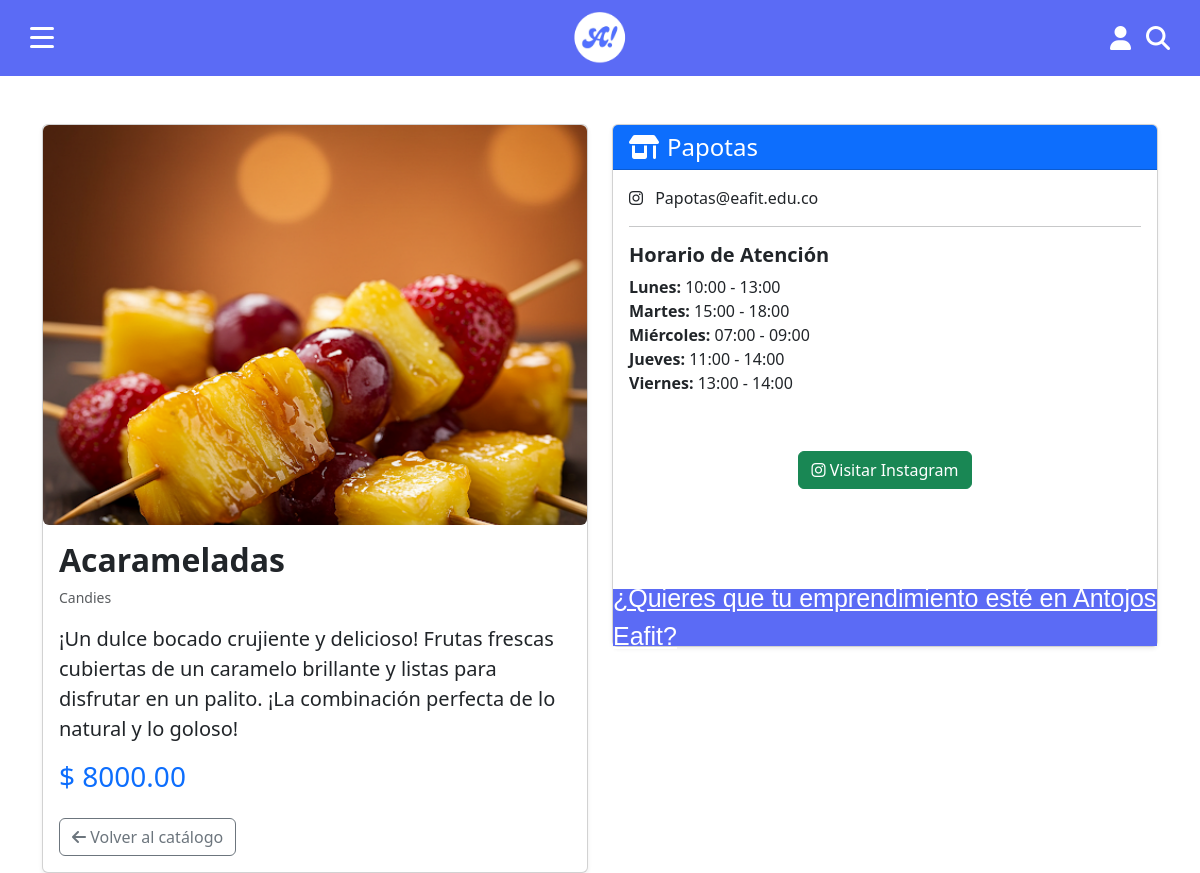
Screenshot of /product/19/ with the database file from the repository.
### RegistroEmprendedores/models.py (models this page shows, shortened)
class Product(models.Model):
    entrepreneur = models.ForeignKey(Entrepreneur, on_delete=models.CASCADE, related_name='products')
    name = models.CharField(max_length=255)
    price = models.DecimalField(max_digits=10, decimal_places=2)
    category = models.CharField(max_length=100)
    description = models.TextField()
    image = models.ImageField(upload_to='products/images/')

class Entrepreneur(models.Model):
    user = models.ForeignKey(settings.AUTH_USER_MODEL, on_delete=models.CASCADE, default=1)  # Replace 1 with a valid user ID
    business_name = models.CharField(max_length=255)  # Removed duplicate field
    location = models.CharField(max_length=255, blank=True, null=True)
    description = models.TextField(blank=True, null=True)
    lunes_inicio = models.TimeField(blank=True, null=True)
    lunes_fin = models.TimeField(blank=True, null=True)
    martes_inicio = models.TimeField(blank=True, null=True)
    martes_fin = models.TimeField(blank=True, null=True)
    miercoles_inicio = models.TimeField(blank=True, null=True)
    miercoles_fin = models.TimeField(blank=True, null=True)
    jueves_inicio = models.TimeField(blank=True, null=True)
    jueves_fin = models.TimeField(blank=True, null=True)
    viernes_inicio = models.TimeField(blank=True, null=True)
    viernes_fin = models.TimeField(blank=True, null=True)
    contact_info = models.CharField(max_length=255, blank=True, null=True)
    logo = models.ImageField(upload_to='logos/', blank=True, null=True)

### negocios/views.py (the view)
# urls.py: path('product/<int:pk>/', views.product_detail, name='product_detail'),
def product_detail(request, pk):
    product = get_object_or_404(Product.objects.select_related('entrepreneur'), pk=pk)
    return render(request, 'product_detail.html', {'product': product})

### negocios/templates/product_detail.html (shortened to what this page needs)
{% load static %}
<!DOCTYPE html>
<html lang="es">
<head>
  <link href="https://cdn.jsdelivr.net/npm/bootstrap@5.3.0/dist/css/bootstrap.min.css"
        rel="stylesheet">
  <link rel="stylesheet" type="text/css" href="{% static 'cuentas/css/style.css' %}">
  <link rel="stylesheet" href="{% static 'negocios/css/carrusel.css' %}">
  <link rel="stylesheet"
        href="https://cdnjs.cloudflare.com/ajax/libs/font-awesome/6.4.2/css/all.min.css">
</head>
<body>
  <div class="top-bar">
    <div class="contenedor-izquierda">
      <div class="icono-menu" id="icono-menu">
        <div class="linea"></div><div class="linea"></div><div class="linea"></div>
      </div>
    </div>
    <img src="{% static 'cuentas/img/logo.png' %}" alt="Logo" class="logo">
    <div class="iconos-derecha">
      <i id="icono-usuario" class="fa-solid fa-user"></i>
      <i class="fa-solid fa-magnifying-glass"></i>
    </div>
  </div>
  <div class="container mt-5">
    <div class="row g-4">
      <div class="col-lg-6">
        <div class="card shadow-sm">
          {% if product.image %}
            <img src="{{ product.image.url }}"
                 alt="{{ product.name }}"
                 class="card-img-top rounded"
                 style="max-height: 400px; object-fit: cover;">
          {% else %}
            <img src="{% static 'media/products/images/default-product.png' %}"
                 alt="Sin imagen"
                 class="card-img-top rounded"
                 style="max-height: 400px; object-fit: cover;">
          {% endif %}
          <div class="card-body">
            <h2 class="card-title fw-bold">{{ product.name }}</h2>
            <p class="text-muted small">{{ product.category }}</p>
            <p class="card-text lead">{{ product.description }}</p>
            <h3 class="text-primary">$ {{ product.price }}</h3>
            <a href="{% url 'catalogo' %}" class="btn btn-outline-secondary mt-3">
              <i class="fa-solid fa-arrow-left"></i> Volver al catálogo
            </a>
          </div>
        </div>
      </div>
      <div class="col-lg-6">
        <div class="card shadow-sm">
          <div class="card-header bg-primary text-white">
            <h4 class="mb-0">
              <i class="fa-solid fa-shop me-2"></i>{{ product.entrepreneur.business_name }}
            </h4>
          </div>
          <div class="card-body">
             <p><i class="fa-brands fa-instagram me-2"></i>
                {{ product.entrepreneur.contact_info|default:"Sin contacto"}}
             </p>
              <hr>
              <h5 class="fw-semibold">Horario de Atención</h5>
              <ul class="list-unstyled">
                <li>
                  <strong>Lunes:</strong>
                  {{ product.entrepreneur.lunes_inicio|time:"H:i" }} -
                  {{ product.entrepreneur.lunes_fin|time:"H:i" }}
                </li>
                <li>
                  <strong>Martes:</strong>
                  {{ product.entrepreneur.martes_inicio|time:"H:i" }} -
                  {{ product.entrepreneur.martes_fin|time:"H:i" }}
                </li>
                <li>
                  <strong>Miércoles:</strong>
                  {{ product.entrepreneur.miercoles_inicio|time:"H:i" }} -
                  {{ product.entrepreneur.miercoles_fin|time:"H:i" }}
                </li>
                <li>
                  <strong>Jueves:</strong>
                  {{ product.entrepreneur.jueves_inicio|time:"H:i" }} -
                  {{ product.entrepreneur.jueves_fin|time:"H:i" }}
                </li>
                <li>
                  <strong>Viernes:</strong>
                  {{ product.entrepreneur.viernes_inicio|time:"H:i" }} -
                  {{ product.entrepreneur.viernes_fin|time:"H:i" }}
                </li>
              </ul>
            </div>
            <div class="mt-4 text-center">
            <a href="{{ product.entrepreneur.contact_info }}" target="_blank" class="btn btn-success">
            <i class="fa-brands fa-instagram"></i> Visitar Instagram
            </a>
          </div>
  <a class="bottom-bar" href="{% url 'guia_emprendedor' %}">
    ¿Quieres que tu emprendimiento esté en Antojos Eafit?
  </a>
</body>
</html>

### cuentas/static/cuentas/css/style.css (style rules this page uses)
body { margin: 0; padding: 0; }
.top-bar { width: 100%; height: 2cm; background-color: #5B6BF5; top: 0; left: 0; z-index: 1000; display: flex; justify-content: space-between; align-items: center; position: relative; padding: 0 30px; box-sizing: border-box; }
.logo { max-height: 80%; max-width: 150px; position: absolute; left: 50%; transform: translateX(-50%); }
.contenedor-izquierda { position: relative; display: flex; align-items: center; height: 100%; }
.icono-menu { display: flex; flex-direction: column; justify-content: space-between; height: 21px; width: 24px; cursor: pointer; z-index: 1001; }
.icono-menu .linea { width: 24px; height: 3px; background-color: white; border-radius: 2px; }
.iconos-derecha { display: flex; align-items: center; gap: 15px; }
.iconos-derecha i { font-size: 24px; color: white; cursor: pointer; }
.bottom-bar { width: 100%; height: 1.5cm; background-color: #5B6BF5; position: flex; bottom: 0; left: 0; font-family: 'Arimo', sans-serif; font-size: 25px; color: white; display: flex; justify-content: center; align-items: center; margin-top: 100px; }

### rows the page displays
Product: image (picture), name "Acarameladas", category "Candies", description "¡Un dulce bocado crujiente y delicioso! Frutas frescas cubiertas de un caramelo brillante y listas para disfrutar en un palito. ¡La combinación perfecta de lo natural y lo goloso!", price "8000.00", entrepreneur.business_name "Papotas", entrepreneur.contact_info "Papotas@eafit.edu.co", entrepreneur.lunes_inicio "10:00", entrepreneur.lunes_fin "13:00", entrepreneur.martes_inicio "15:00", entrepreneur.martes_fin "18:00", entrepreneur.miercoles_inicio "07:00", entrepreneur.miercoles_fin "09:00", entrepreneur.jueves_inicio "11:00", entrepreneur.jueves_fin "14:00", entrepreneur.viernes_inicio "13:00", entrepreneur.viernes_fin "14:00"
